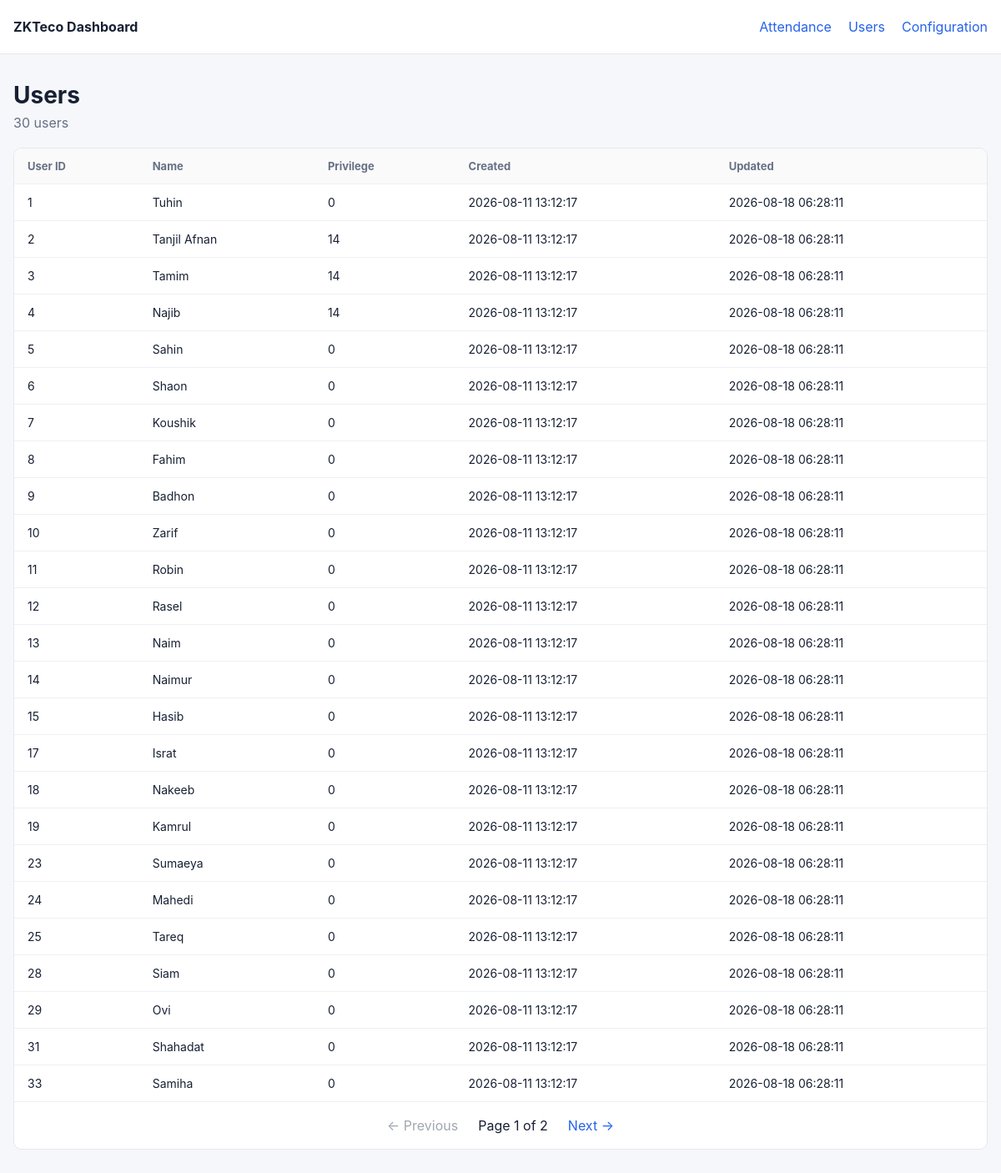
/users, run on an earlier commit of the app's database.
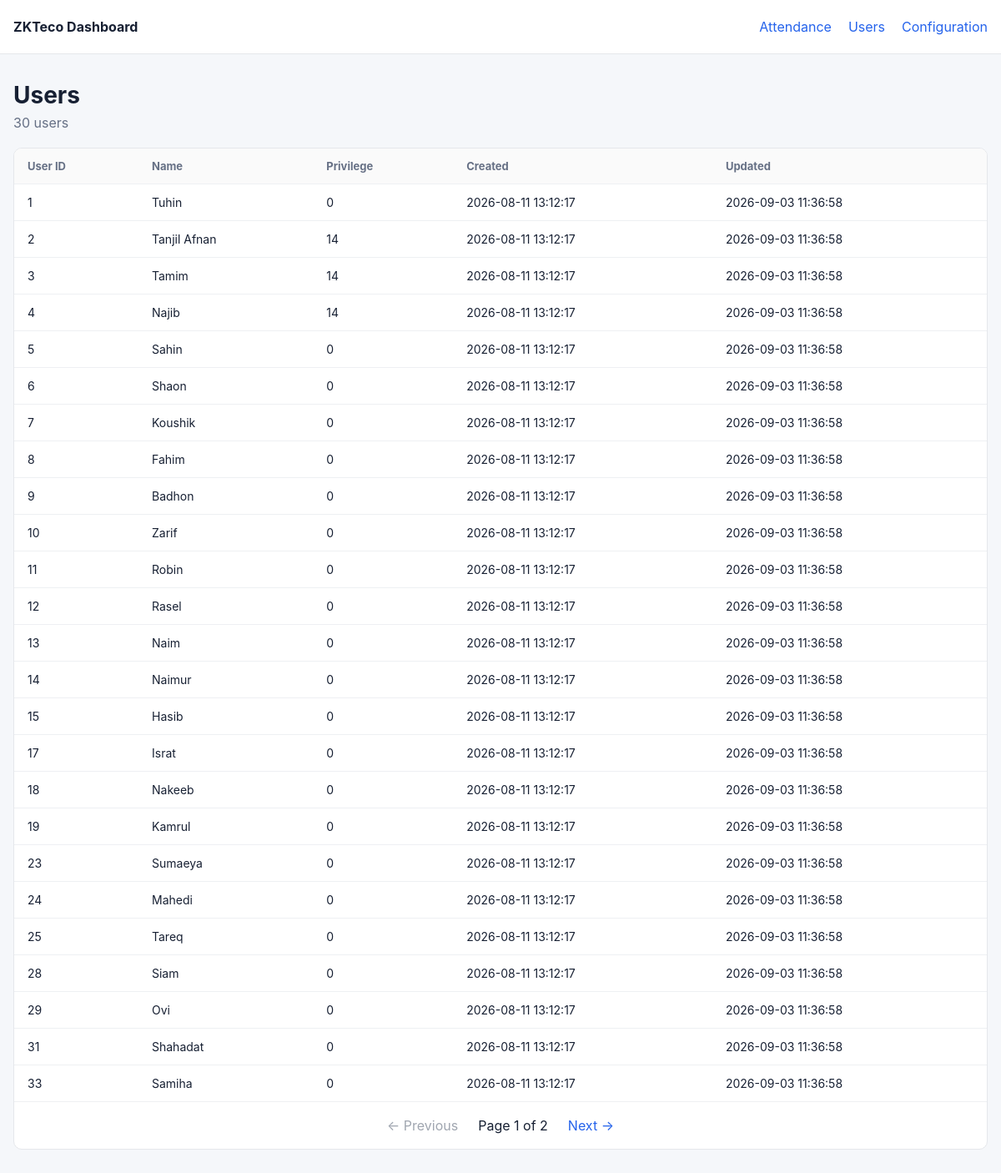
And on a later commit of the database.
### tables this page shows
CREATE TABLE users (
            user_id TEXT PRIMARY KEY,
            name TEXT,
            privilege TEXT,
            created_at TEXT DEFAULT CURRENT_TIMESTAMP,
            updated_at TEXT DEFAULT CURRENT_TIMESTAMP
        );

### dashboard/app.py (the view)
@app.route("/users")
def users():
    try:
        page = max(1, int(request.args.get("page", 1)))
    except ValueError:
        page = 1
    per_page = 25
    offset = (page - 1) * per_page
    db = get_db()
    total = db.execute(
        "SELECT COUNT(*) FROM users"
    ).fetchone()[0]
    rows = db.execute(
        """
        SELECT
            user_id,
            name,
            privilege,
            created_at,
            updated_at
        FROM users
        ORDER BY CAST(user_id AS INTEGER), user_id
        LIMIT ? OFFSET ?
        """,
        (per_page, offset),
    ).fetchall()
    db.close()
    total_pages = max(1, (total + per_page - 1) // per_page)
    return render_template(
        "users.html",
        rows=rows,
        page=page,
        total=total,
        total_pages=total_pages,
    )

### dashboard/app.py (called while the page is built)
def get_db():
    db = sqlite3.connect(DB_FILE)
    db.row_factory = sqlite3.Row
    return db

### dashboard/templates/users.html
{% extends "base.html" %}
{% block content %}
<div class="page-header">
    <div>
        <h1>Users</h1>
        <p>{{ total }} users</p>
    </div>
</div>
<div class="card">
    <div class="table-wrap">
        <table>
            <thead>
                <tr>
                    <th>User ID</th>
                    <th>Name</th>
                    <th>Privilege</th>
                    <th>Created</th>
                    <th>Updated</th>
                </tr>
            </thead>
            <tbody>
            {% for row in rows %}
                <tr>
                    <td>{{ row.user_id }}</td>
                    <td>{{ row.name }}</td>
                    <td>{{ row.privilege }}</td>
                    <td>{{ row.created_at }}</td>
                    <td>{{ row.updated_at }}</td>
                </tr>
            {% else %}
                <tr>
                    <td colspan="5" class="empty">No users found.</td>
                </tr>
            {% endfor %}
            </tbody>
        </table>
    </div>
    {% include "_pagination.html" %}
</div>
{% endblock %}

What changed in the data, as far as the page shows it:
changed users "Tuhin": updated_at "2026-08-18 06:28:11" → "2026-09-03 11:36:58"
changed users "Tanjil Afnan": updated_at "2026-08-18 06:28:11" → "2026-09-03 11:36:58"
changed users "Tamim": updated_at "2026-08-18 06:28:11" → "2026-09-03 11:36:58"
changed users "Najib": updated_at "2026-08-18 06:28:11" → "2026-09-03 11:36:58"
changed users "Sahin": updated_at "2026-08-18 06:28:11" → "2026-09-03 11:36:58"
changed users "Shaon": updated_at "2026-08-18 06:28:11" → "2026-09-03 11:36:58"
changed users "Koushik": updated_at "2026-08-18 06:28:11" → "2026-09-03 11:36:58"
changed users "Fahim": updated_at "2026-08-18 06:28:11" → "2026-09-03 11:36:58"
changed users "Badhon": updated_at "2026-08-18 06:28:11" → "2026-09-03 11:36:58"
changed users "Zarif": updated_at "2026-08-18 06:28:11" → "2026-09-03 11:36:58"
changed users "Robin": updated_at "2026-08-18 06:28:11" → "2026-09-03 11:36:58"
changed users "Rasel": updated_at "2026-08-18 06:28:11" → "2026-09-03 11:36:58"
changed users "Naim": updated_at "2026-08-18 06:28:11" → "2026-09-03 11:36:58"
changed users "Naimur": updated_at "2026-08-18 06:28:11" → "2026-09-03 11:36:58"
changed users "Hasib": updated_at "2026-08-18 06:28:11" → "2026-09-03 11:36:58"
changed users "Israt": updated_at "2026-08-18 06:28:11" → "2026-09-03 11:36:58"
changed users "Nakeeb": updated_at "2026-08-18 06:28:11" → "2026-09-03 11:36:58"
changed users "Kamrul": updated_at "2026-08-18 06:28:11" → "2026-09-03 11:36:58"
changed users "Sumaeya": updated_at "2026-08-18 06:28:11" → "2026-09-03 11:36:58"
changed users "Mahedi": updated_at "2026-08-18 06:28:11" → "2026-09-03 11:36:58"
changed users "Tareq": updated_at "2026-08-18 06:28:11" → "2026-09-03 11:36:58"
changed users "Siam": updated_at "2026-08-18 06:28:11" → "2026-09-03 11:36:58"
changed users "Ovi": updated_at "2026-08-18 06:28:11" → "2026-09-03 11:36:58"
changed users "Shahadat": updated_at "2026-08-18 06:28:11" → "2026-09-03 11:36:58"
changed users "Samiha": updated_at "2026-08-18 06:28:11" → "2026-09-03 11:36:58"
